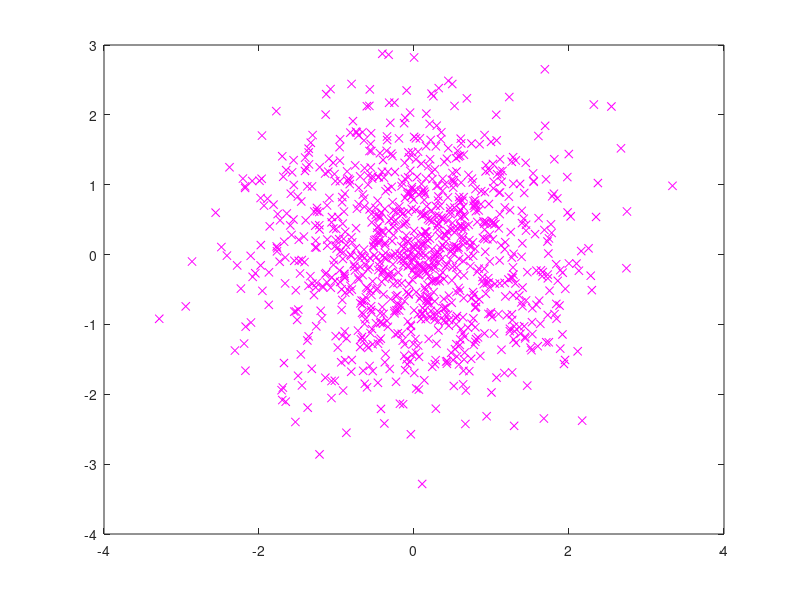

Write MATLAB code to recreate this figure.
C=[1 0; 0 1];
%C=[1 0.5; 0.5 1];
%C=[1 -0.5; -0.5 1];
A = chol(C);
A'*A;
X=randn(1000,2);
Y=X*A;
figure;clf;
%plot(X(:,1),X(:,2),'c.', Y(:,1),Y(:,2),'mx');
plot(Y(:,1),Y(:,2),'mx');

o=pi/4;
R=[cos(o) -sin(o); sin(o) cos(o)]*[5 0; 0 5];
x=[2;0];
y=R*x;
y,norm(y)


C1 = [2 1; 1 2];
C2 = 1.5*[1 0; 0 1];
det(C1), det(C2),
inv(C1), inv(C2),